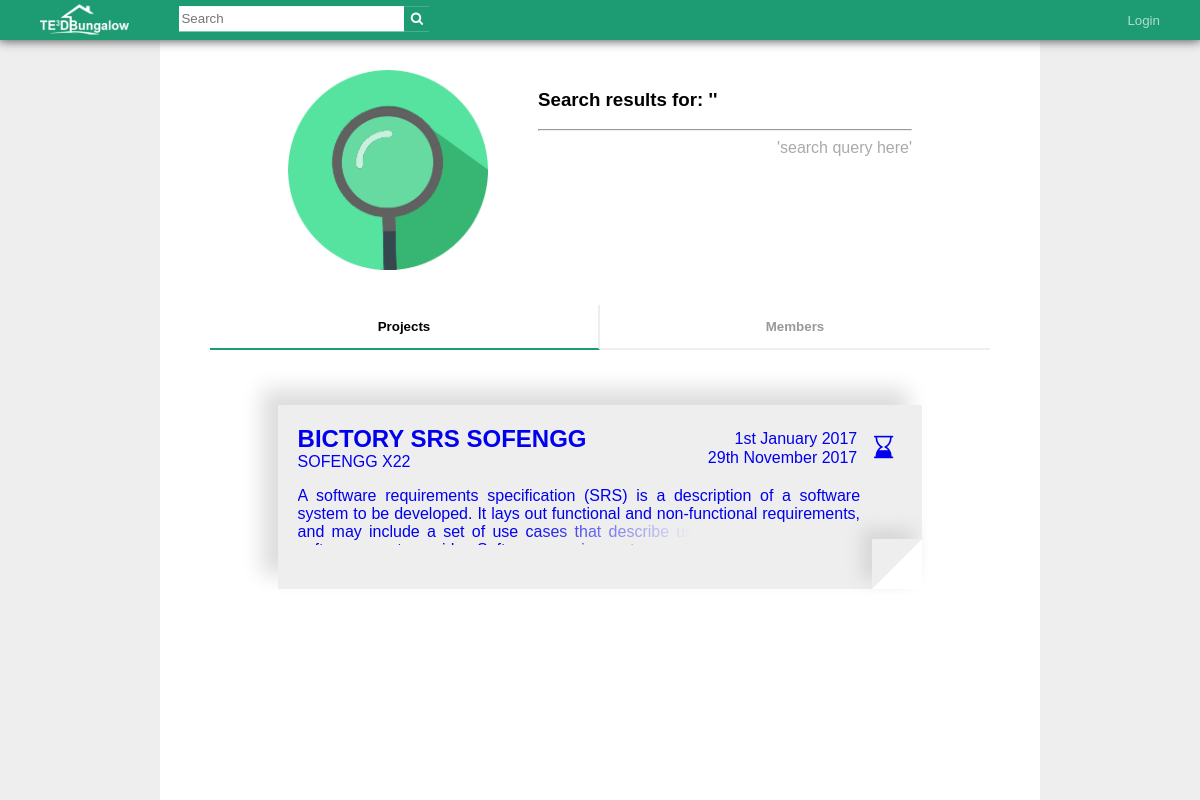
The page /search.php on the database as committed earlier.
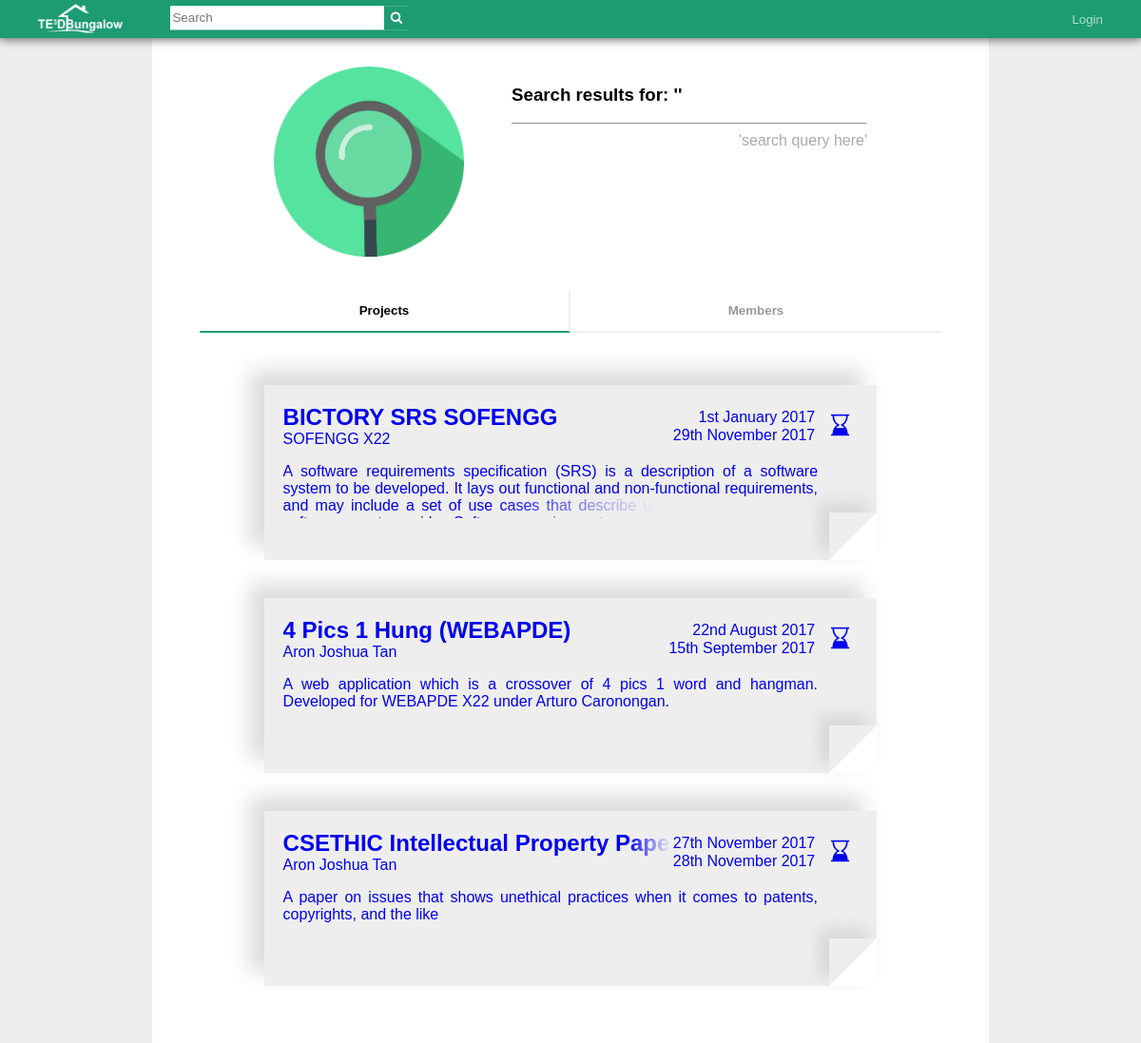
The same page on the database as committed later.
### tables this page shows
CREATE TABLE `tptable` (
  `tpID` int(11) NOT NULL,
  `tpTitle` varchar(99) NOT NULL,
  `tpDesc` varchar(5000) NOT NULL,
  `tpMemberName` varchar(500) DEFAULT NULL,
  `tpSDate` date NOT NULL,
  `tpEDate` date DEFAULT NULL,
  `tpAccessLVL` int(11) NOT NULL,
  `pHead` varchar(50) DEFAULT NULL
);

### html/search.php (the view, shortened to what this page needs)
<?php
    include '../php/dbh.php';
?>
<!DOCTYPE html>
<html>
<link rel="stylesheet" href="https://cdnjs.cloudflare.com/ajax/libs/font-awesome/4.7.0/css/font-awesome.min.css">
<link rel="stylesheet" href="../css/style.css">
<link rel="stylesheet" href="../css/index.css">
</head>
<body>
  <div id="toolbar">
    <div id="logo">
      <a href="index.php"><img src="../images/logo_full.png" height="30px"></a>
    </div>
    <div id="searchBar">
      <form action="search.php" method="POST">
        <input id="searchTerm" type="text" name="search-field" placeholder="Search"/>
        <button id="searchButton" type="submit" name ="search-button">
          <i class="fa fa-search"></i>
        </button>
      </form>
    </div>
    <?php
      $uli = '0';
      if(isset($_COOKIE['loggedIn'])){
        $uli = $_COOKIE['loggedIn'];
        if($uli == '1'){
          echo "<ul id=\"toolbarButtons\">
                  <li><button id=\"notificationButton\" class=\"toolbarButton\" onclick=\"openNotifications()\"><i id=\"notificationCount\">99</i><i class=\"fa fa-bell\"></i></button></li>
                  <li><button id=\"userName\" class=\"toolbarButton\" onclick=\"location.href='profile.php';\">".$_COOKIE['uFName']." ".$_COOKIE['uLName']."</button></li>
                  <li><button class=\"toolbarButton\" onclick=\"location.href='../php/logOut.php'\">Logout</button></li>
                </ul>";
        }else{
          echo "<ul id=\"toolbarButtons\">
                  <li><button class=\"toolbarButton\" name=\"li1\" onclick=\"openLogin();\">Login</button></li>
                </ul>";
        }
      }else{
          echo "<ul id=\"toolbarButtons\">
                  <li><button class=\"toolbarButton\" name=\"".$uli."\" onclick=\"openLogin();\">Login</button></li>
                </ul>";
      }
    ?>
  </div>
  <div id="wrap">
    <div id="pageHead">
      <img src="../images/searchlogo.png">
      <?php
        echo "<h3>Search results for: '".$_POST['search-field']."'</h3>"
      ?>
      <hr>
      <p class="pageLegend">
        'search query here'
      </p>
    </div>
    <div id="tabButtons">
      <button id="defaultOpen" class="tabButton half" onclick="openTab(event, 'projects')">Projects</button>
      <button class="tabButton half" onclick="openTab(event, 'members')">Members</button>
    </div>
    <div id="projects" class="tabContent">
      <?php
          $term = $_POST['search-field'];
          $sql = "SELECT * FROM tptable WHERE tpTitle LIKE '%$term%' OR tpDesc LIKE '%$
          term%'";
          $result = mysqli_query($conn,$sql);
          $queryResults = mysqli_num_rows($result);
          if ($queryResults > 0){
            while ($row = mysqli_fetch_assoc($result)){
                  $iClass = "";
                  $projStart = "";
                  $projEnd = "";
                  if($row['tpEDate'] != null && $row['tpEDate'] == $row['tpSDate']){
                    $iClass = "projectStatus fa fa-hourglass";
                    $date = date_create($row['tpSDate']);
                    $projStart = date_format($date, 'jS F Y');
                    $date = date_create($row['tpEDate']);
                    $projEnd = date_format($date, 'jS F Y');
                  }
                  else if($row['tpEDate'] != null && $row['tpEDate'] != $row['tpSDate']){
                    $iClass = "projectStatus fa fa-hourglass-end";
                    $date = date_create($row['tpSDate']);
                    $projStart = date_format($date, 'jS F Y');
                    $date = date_create($row['tpEDate']);
                    $projEnd = date_format($date, 'jS F Y');
                  }
                  else if($row['tpEDate'] == null){
                    $iClass = "projectStatus fa fa-hourglass-2";
                    $date = date_create($row['tpSDate']);
                    $projStart = date_format($date, 'jS F Y');
                  }
                  echo "<a href='project.php?pid=".$row['tpID']."' style=\"text-decoration:none;\"><div class=\"projectDisplay\">
                  <i class=\"".$iClass."\"></i>
                  <p class=\"projectTitle\">".$row['tpTitle']."
                  <p class=\"projectHead\">".$row['pHead']."
                  <p class=\"projectStart\">".$projStart."
                 <p class=\"projectEnd\">".$projEnd."
                 <p class=\"projectAbstract\">".$row['tpDesc']."
                  <div class=\"cornerFold\">
                  </div>
                  </div>";
            }
          }
      ?>
    </div>
  <div id="wrapbg">
  </div>
</body>
</html>

Rows that differ between the two databases and show on the page:
added tptable: tpTitle "4 Pics 1 Hung (WEBAPDE)", pHead "Aron Joshua Tan", tpSDate "22nd August 2017", tpEDate "15th September 2017", tpDesc "A web application which is a crossover of 4 pics 1 word and hangman. Developed for WEBAPDE X22 under Arturo Caronongan."
added tptable: tpTitle "CSETHIC Intellectual Property Paper", pHead "Aron Joshua Tan", tpSDate "27th November 2017", tpEDate "28th November 2017", tpDesc "A paper on issues that shows unethical practices when it comes to patents, copyrights, and the like"
